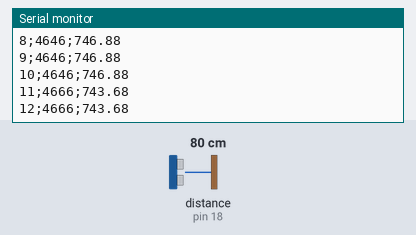
Bench run of a sketch on a simulated Arduino Uno, built with avr-gcc and run on an emulated ATmega328P. Parts: the last lines printed to the serial monitor. Wiring (inferred from the names in the program): ultrasonic range finder: trigger pin 19; echo pin 18. The test bench sets the inputs (shaded band); at power-on: distance to the obstacle (sensor on pin 18) 80 cm. The echo pulse lasts 58.3 µs per cm.

Above: at 1.2 s.
1.3 s: distance to the obstacle (sensor on pin 18) set to 2 cm
At 1.38 s:
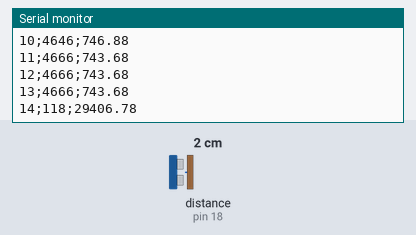
2.8 s: distance to the obstacle (sensor on pin 18) set to 35 cm
At 10.8 s:
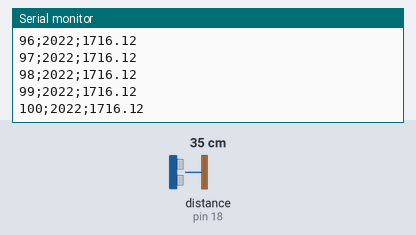
Timing chart, 0 to 11.8 s (numbered marks = the images above; inputs shaded):
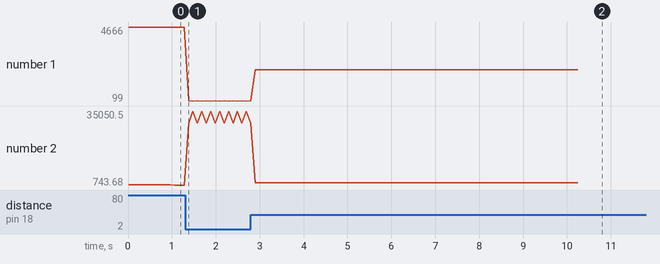

Measured:
- after the input at 1.3 s, the serial monitor: prints a new line after 0.08 s (image 1)
- plotted number 1: 4666 → 118 after the input at 1.3 s
- plotted number 2: 743.68 → 29406.78 after the input at 1.3 s

The sketch:

vitesse_son_csv.ino
```cpp
/*
 * Mesure de la célérité du son au format CSV
 * avec un microntrôleur EducaduinoLab
 */

#define pinTrig 19      // Module ultrason sur
#define pinEcho 18      // les broches D18/D19

float distance = 1.735; // Distance en module et réflecteur
long  dureeEcho;        // Durée mesurée
float celerite;          // celerite obtenue
int n=1;                // Initialisation du compteur

void setup() {
  pinMode(pinTrig,OUTPUT);      // Broche Trig en sortie
  digitalWrite(pinEcho,LOW);    // Sortie Trig à l état bas
  pinMode(pinEcho,INPUT);       // Broche Echo en entrée
  Serial.begin(9600);           // Paramétrage du port série
  Serial.println("n;duree;v");  // Ecriture première ligne du CSV
}

void loop() {
  if (n<=100) {
  digitalWrite(pinTrig,HIGH);            // Déclenchement d une mesure : début impulsion (Etat haut)
  delayMicroseconds(10);                 // Attendre 10 microseconde
  digitalWrite(pinTrig,LOW);             // Fin impulsion (Etat bas)
  dureeEcho = pulseIn(pinEcho,HIGH);     // Mesure de la durée de l impulsion sur Echo
  celerite = 2*distance/dureeEcho*1E6;   // Calcul de la célérité
  Serial.print(n);                       // Début écriture ligne CSV
  Serial.print(";");
  Serial.print(dureeEcho);
  Serial.print(";");
  Serial.println(celerite);              // Fin écriture ligne CSV
  delay(100);                            // Attendre 100 ms
  n++;                                   // Incrémentation du compteur
  }
}
```
